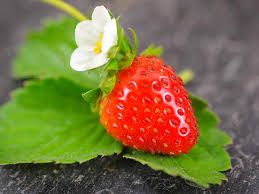
#> input picture images/images.jpeg, 259 x 194 px, found by its file name
$ python detection.py   (older library calls are emulated)
#> lines starting #> are read from the running program, lines starting #| are printed output that depends on the picture; after the words box and inside, x2 and y2 are one past the last pixel; in counts of white or black regions, pixels touching at a corner belong together
#> further down, image is the input picture: shape (194, 259, 3); mean B, G, R 66.9, 112.7, 124.3
#Code for the detection of a strawberry
import cv2
from matplotlib import pyplot as plt
import numpy as np
from math import cos, sin


def show(image):
    plt.figure(figsize=(10, 10))
    plt.imshow(image, interpolation='nearest')

def overlay_mask(mask, image):
    rgb_mask = cv2.cvtColor(mask, cv2.COLOR_GRAY2RGB)
    #calculates the weightes sum of two arrays. in our case image arrays
    #input, how much to weight each.
    #optional depth value set to 0 no need
    img = cv2.addWeighted(rgb_mask, 0.5, image, 0.5, 0)
    return img

def find_biggest_contour(image):
    image = image.copy()
    _, contours, _ = cv2.findContours(image, cv2.RETR_LIST, cv2.CHAIN_APPROX_SIMPLE)
    contour_sizes = [(cv2.contourArea(contour), contour) for contour in contours]
    biggest_contour = max(contour_sizes, key=lambda x: x[0])[1]

    mask = np.zeros(image.shape, np.uint8)
    cv2.drawContours(mask, [biggest_contour], -1, 255, -1)
    return biggest_contour, mask

def circle_contour(image, contour):
    image_with_ellipse = image.copy()
    ellipse = cv2.fitEllipse(contour)
    green = (0, 255, 0) #Colour of the bounding ellipse
    cv2.ellipse(image_with_ellipse, ellipse, green, 2) #Drawing an ellipse around the fitted ellipse given
    # by the function fitEllipse
    return image_with_ellipse

def find_strawberry(image):
    image = cv2.cvtColor(image, cv2.COLOR_BGR2RGB)

    max_dimension = max(image.shape)
#> max_dimension = 259
    scale = 700/max_dimension
#> scale = 2.7
    image = cv2.resize(image, None, fx=scale, fy=scale)
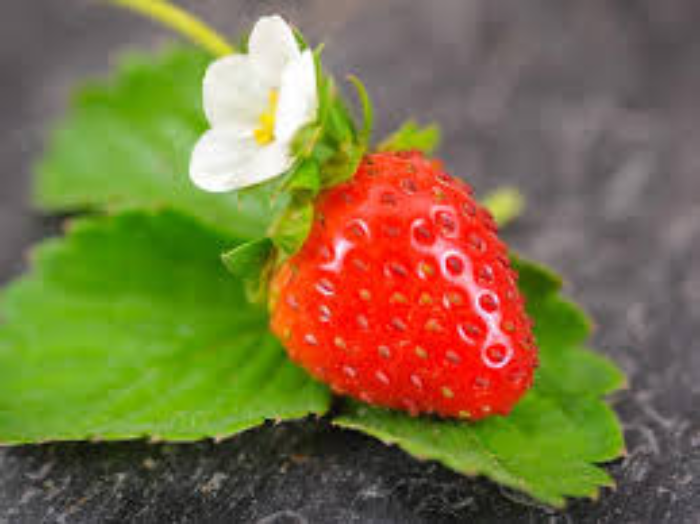
#> image: shape (524, 700, 3); mean R, G, B 124.3, 112.6, 66.8
    image_blur = cv2.GaussianBlur(image, (7, 7), 0)
    image_blur_hsv = cv2.cvtColor(image_blur, cv2.COLOR_RGB2HSV)
#> image_blur_hsv: shape (524, 700, 3); mean H, S, V 74, 113.9, 140.6

    min_red = np.array([0, 100, 80])
    max_red = np.array([10, 256, 256])
    mask1 = cv2.inRange(image_blur_hsv, min_red, max_red)
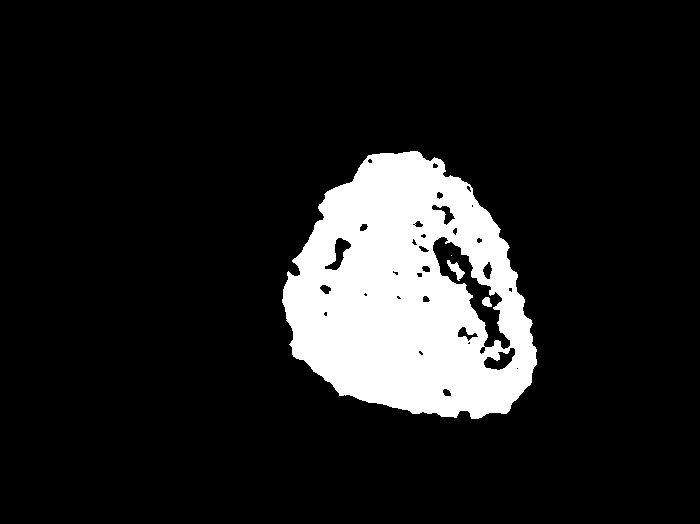
#> mask1: shape (524, 700); 12.4% white; 4 white regions (1 under 20 px), largest, box (x1, y1, x2, y2) and area: (282, 151, 537, 419) 45400, (447, 260, 465, 281) 151, (482, 297, 492, 307) 72

    min_red2 = np.array([170, 100, 80])
    max_red2 = np.array([180, 256, 256])
    mask2 = cv2.inRange(image_blur_hsv, min_red2, max_red2)
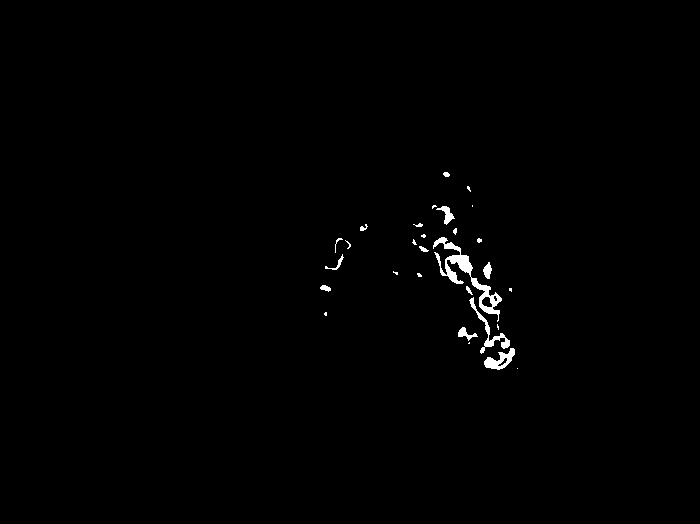
#> mask2: shape (524, 700); 0.7% white; 29 white regions (14 under 20 px), largest, box (x1, y1, x2, y2) and area: (433, 237, 502, 322) 1087, (469, 297, 510, 354) 359, (484, 348, 515, 370) 320
    mask = mask1 + mask2
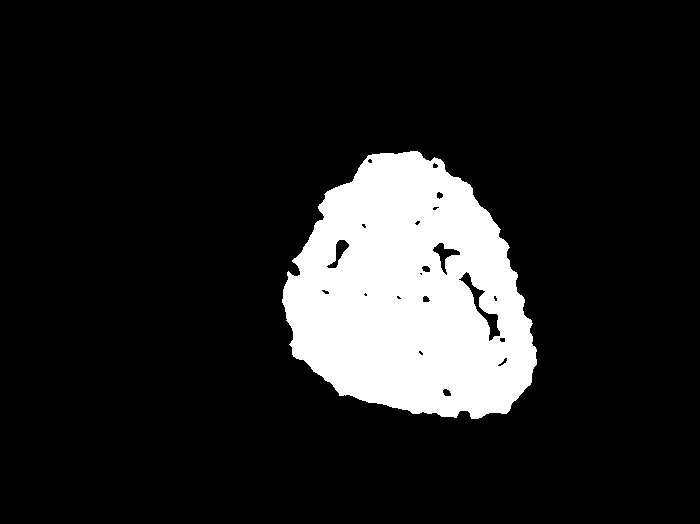
#> mask: shape (524, 700); 13.1% white; 1 white region, box (x1, y1, x2, y2) and area: (282, 151, 537, 419) 48183

    kernel = cv2.getStructuringElement(cv2.MORPH_ELLIPSE, (15, 15))
    mask_closed = cv2.morphologyEx(mask, cv2.MORPH_CLOSE, kernel)
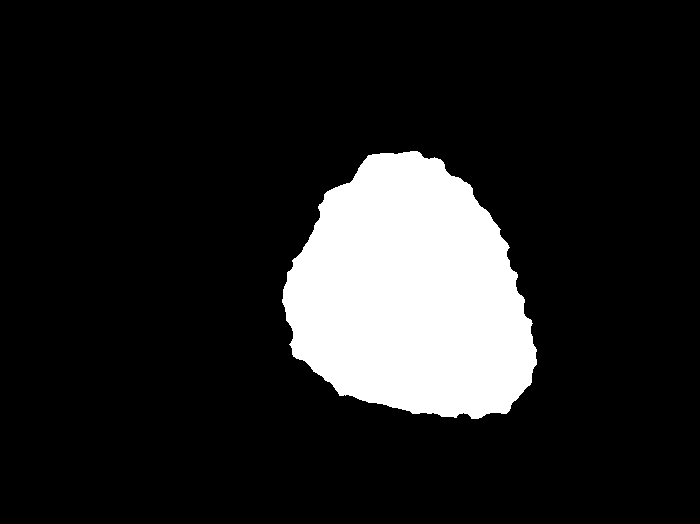
#> mask_closed: shape (524, 700); 13.6% white; 1 white region, box (x1, y1, x2, y2) and area: (282, 151, 537, 419) 49740
    mask_clean = cv2.morphologyEx(mask_closed, cv2.MORPH_OPEN, kernel)
#> mask_clean: shape (524, 700); 13.5% white; 1 white region
    big_strawberry_contour, mask_strawberries = find_biggest_contour(mask_clean)
#> in find_biggest_contour, `_, contours, _ = cv2.findContours(image, cv2.RETR_LIST, cv2.CHAIN_APPR..`: contours = 1 contour; box (x1, y1, x2, y2) and area: (283, 151, 537, 419) 49238
#> in find_biggest_contour, `contour_sizes = [(cv2.contourArea(contour), contour) for contour in co..`: contour_sizes = 1 item
#> in find_biggest_contour, `biggest_contour = max(contour_sizes, key=lambda x: x[0])[1]`: biggest_contour = contour of 352 points, box (x1, y1, x2, y2) (283, 151, 537, 419), area 49238
#> big_strawberry_contour has the same summary as biggest_contour in find_biggest_contour
    overlay = overlay_mask(mask_clean, image)
#> in overlay_mask, `rgb_mask = cv2.cvtColor(mask, cv2.COLOR_GRAY2RGB)`: rgb_mask: shape (524, 700, 3); 13.5% white; 1 white region, box (x1, y1, x2, y2) and area: (283, 151, 537, 419) 49623
#> in overlay_mask, `img = cv2.addWeighted(rgb_mask, 0.5, image, 0.5, 0)`:
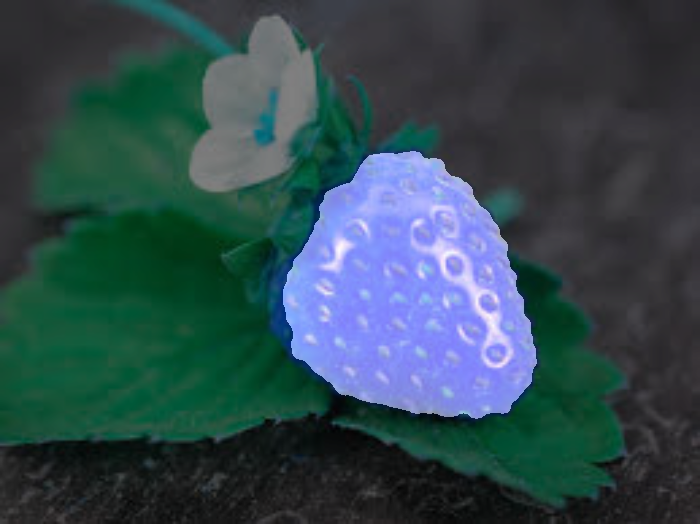
#> img: shape (524, 700, 3); mean B, G, R 79.4, 73.6, 50.6

    circled = circle_contour(overlay, big_strawberry_contour)
#> in circle_contour, `ellipse = cv2.fitEllipse(contour)`: ellipse = ((410.5, 294.9), (233.3, 274.5), 148.5)
#> in circle_contour, `cv2.ellipse(image_with_ellipse, ellipse, green, 2)`:
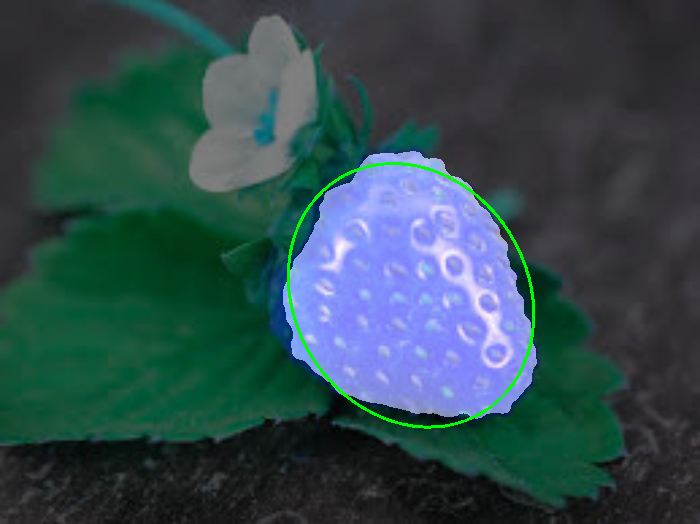
#> image_with_ellipse: shape (524, 700, 3); 0.65% of pixels changed, all inside (x1, y1, x2, y2) = (287, 162, 535, 429)
    show(circled)

    bgr = cv2.cvtColor(circled, cv2.COLOR_RGB2BGR)

    return bgr

image = cv2.imread('images.jpeg')
result = find_strawberry(image)
cv2.imshow('a',result)
cv2.waitKey(0)
plt.subplot(121),plt.imshow(image,cmap = 'gray')
plt.title('Original Image'), plt.xticks([]), plt.yticks([])
plt.subplot(122),plt.imshow(result,cmap = 'gray')
plt.title('Detection Image'), plt.xticks([]), plt.yticks([])

plt.show()
#> figure, not shown here; B, G, R data is drawn as R, G, B
